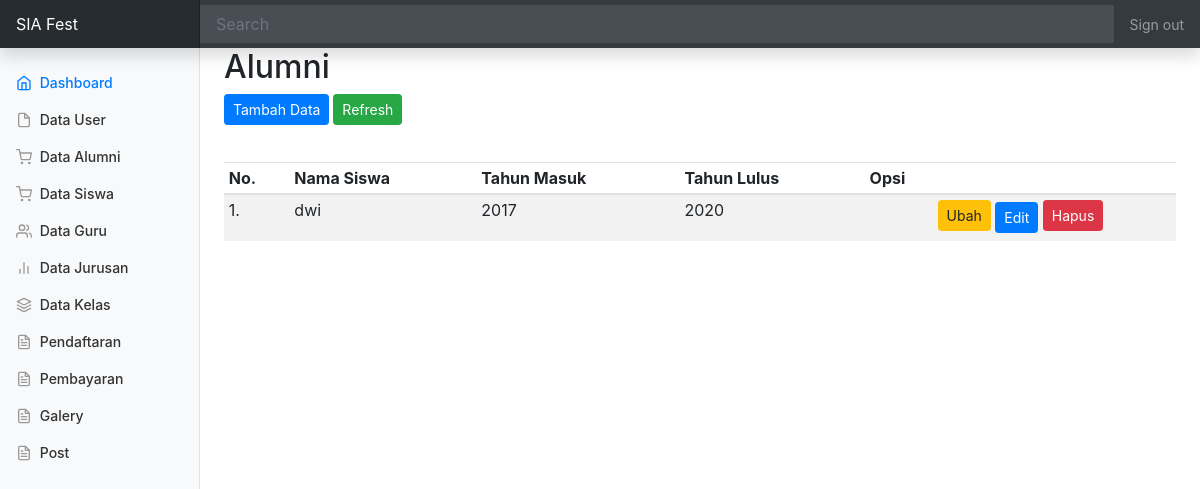
/admin/page/dataalumni/data.php (signed in), run on the app's committed database.
### tables this page shows
CREATE TABLE `tb_alumni` (
  `id` int(11) NOT NULL,
  `nisn` varchar(20) NOT NULL,
  `tahun_masuk` varchar(4) NOT NULL,
  `tahun_lulus` int(4) NOT NULL
);

CREATE TABLE `tb_siswa` (
  `nisn` varchar(20) NOT NULL,
  `nama_siswa` varchar(50) NOT NULL,
  `alamat` varchar(100) NOT NULL,
  `tempat_lahir` varchar(50) NOT NULL,
  `tgl_lahir` date NOT NULL,
  `kd_kelas` varchar(20) NOT NULL,
  `status` enum('1','2') NOT NULL
);

### admin/page/dataalumni/data.php (the view, shortened to what this page needs)
<?php include_once('../../../_header.php'); ?>
<h2>Alumni</h2>
<div class="pull-right">
        <p>
              <a class="btn btn-primary btn-sm" data-toggle="collapse" href="#collapseExample" role="button" aria-expanded="false" aria-controls="collapseExample">
                Tambah Data
              </a>
                <a href="" class="btn btn-success btn-sm"><i class="fa fa-refresh"></i>Refresh</a>
</div>
			<br>
        <div class="table-responsive">
            <form action="" method="post">
        <table class="table table-striped table-sm">
            <thead>
                <tr>
                    <th>No.</th>
                    <th>Nama Siswa</th>
                    <th>Tahun Masuk</th>
                    <th>Tahun Lulus</th>
                    <th align="center"><i class="fa fa-cogs"></i> Opsi</th>
                </tr>
            </thead>
            <tbody>
                    <?php
                    $no = 1;
                    $sql_alumni = mysqli_query($con, "SELECT * FROM tb_alumni INNER JOIN tb_siswa ON tb_alumni.nisn = tb_siswa.nisn") or die (mysqli_error($con));
                    while($data = mysqli_fetch_array($sql_alumni)) { ?>
                        <tr>
                            <td><?=$no++?>.</td>
                            <td><?=$data['nama_siswa']?></td>
                            <td><?=$data['tahun_masuk']?></td>
                            <td><?=$data['tahun_lulus']?></td>
                            <td align="center">
                                 <a href="#id" name="edit" data-toggle="collapse" class="btn btn-warning btn-sm" role="button" aria-expanded="false" aria-controls="multiCollapseExample1" style = "margin-bottom: 5px;"><i class="fa fa-pencil-square-o"></i> Ubah</a>
                                 <button class="btn btn-primary btn-sm" type="button" data-toggle="collapse" data-target="#multiCollapseExample2" aria-expanded="false" aria-controls="multiCollapseExample2">Edit</button>
                                <a href="del.php?id=<?=$data['id']?>" onclick="return confirm('Yakin Hapus?')" class="btn btn-danger btn-sm" style = "margin-bottom: 5px;"><i class="fa fa-trash-o"></i> Hapus</a>
                            </td>
                        </tr>
                    <?php
                    }
                    ?>
                </tbody>
        </table>
        </form>
        </div>
<?php include_once('../../../_footer.php'); ?>

### data on the page
tb_alumni: tb_siswa.nama_siswa "dwi", tahun_masuk "2017", tahun_lulus "2020"
